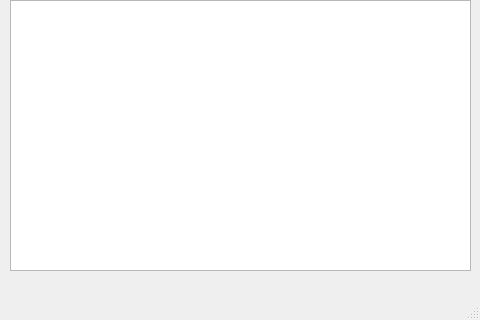
<?xml version="1.0" encoding="UTF-8"?>
<ui version="4.0">
 <class>MainWindow</class>
 <widget class="QMainWindow" name="MainWindow">
  <property name="geometry">
   <rect>
    <x>0</x>
    <y>0</y>
    <width>480</width>
    <height>320</height>
   </rect>
  </property>
  <property name="windowTitle">
   <string>MainWindow</string>
  </property>
  <widget class="QWidget" name="centralwidget">
   <widget class="QWidget" name="verticalLayoutWidget">
    <property name="geometry">
     <rect>
      <x>10</x>
      <y>0</y>
      <width>461</width>
      <height>271</height>
     </rect>
    </property>
    <layout class="QVBoxLayout" name="verticalLayout">
     <item>
      <widget class="QTextEdit" name="textEdit"/>
     </item>
    </layout>
   </widget>
  </widget>
  <widget class="QMenuBar" name="menubar">
   <property name="geometry">
    <rect>
     <x>0</x>
     <y>0</y>
     <width>480</width>
     <height>22</height>
    </rect>
   </property>
  </widget>
  <widget class="QStatusBar" name="statusbar"/>
 </widget>
 <resources/>
 <connections/>
</ui>
